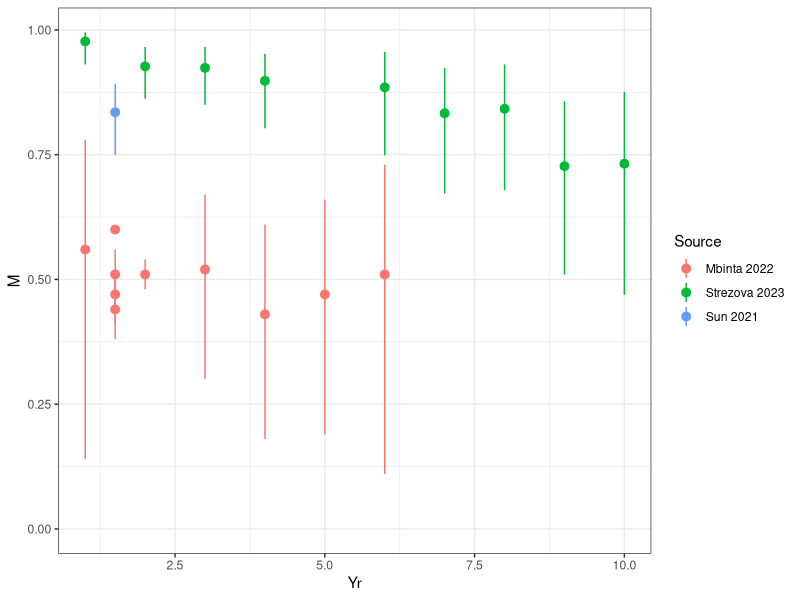
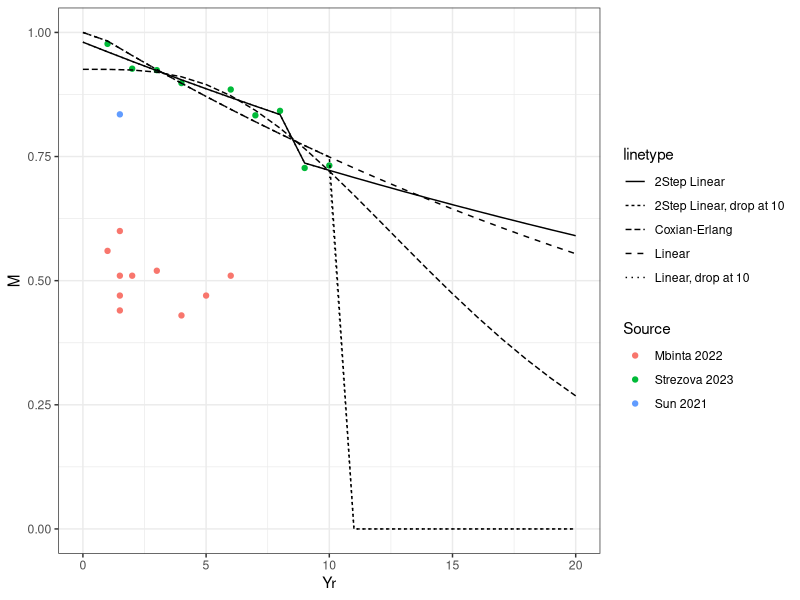

Source code (R) for these figures, in order:
library(tidyverse)
library(readxl)


theme_set(theme_bw())


dat_ve <- read_xlsx(here::here("data", "VE.xlsx"), sheet = 1) %>% 
  filter(Use) %>% 
  filter(Type == "HZ") %>% 
  mutate(
    M = M / 100,
    L = L / 100, 
    U = U / 100,
    Yr = gsub("yr", "", `Sub-group`),
    Yr = ifelse(is.na(Yr), 1.5, as.numeric(Yr))
  )




dat_ve %>% 
  ggplot() + 
  geom_pointrange(aes(x = Yr, y = M, ymax = U, ymin = L, colour = Source)) + 
  expand_limits(y = 0)



fit_loglin <- lm(log(M) ~ Yr, data = dat_ve %>% filter(!Realworld))
fit_step2<- lm(log(M) ~ Yr + (Yr >= 9), data = dat_ve %>% filter(!Realworld))

fit_ce <- read_csv(here::here("pars", "sims_ve_zlgamma.csv")) %>% 
  group_by(Yr) %>% 
  summarise(f_ga = mean(VE))


proj <- tibble(Yr = 0:100) %>% 
  mutate(
    f_l = exp(predict(fit_loglin, .)),
    f_l = pmin(1, f_l),
    f_s2 = exp(predict(fit_step2, .)),
    f_s2 = pmin(1, f_s2),
    f_l_d10 = ifelse(Yr > 10, 0, f_s2),
    f_s2_d10 = ifelse(Yr > 10, 0, f_l)
  ) %>% 
  left_join(fit_ce)


proj %>% 
  filter(Yr <= 20) %>% 
  ggplot() +
  geom_point(data = dat_ve, aes(x = Yr, y = M, colour = Source)) +
  geom_line(aes(x = Yr, y = f_l, linetype = "Linear")) +
  geom_line(aes(x = Yr, y = f_s2, linetype = "2Step Linear")) +
  # geom_line(aes(x = Yr, y = f_l * 0.87, linetype = "Linear")) +
  # geom_line(aes(x = Yr, y = f_s2 * 0.87, linetype = "2Step Linear")) +
  # geom_line(aes(x = Yr, y = f_ga * 0.90, linetype = "Coxian-Erlang")) +
  geom_line(aes(x = Yr, y = f_l_d10, linetype = "Linear, drop at 10")) +
  geom_line(aes(x = Yr, y = f_s2_d10, linetype = "2Step Linear, drop at 10")) +
  geom_line(aes(x = Yr, y = f_ga, linetype = "Coxian-Erlang")) +
  expand_limits(y = 0)


## Output to parameters -----

ve0 <- crossing(Age = 0:100, AgeVac = 0:100) %>% 
  filter(Age >= AgeVac) %>% 
  mutate(
    TypeVac = "Shingrix",
    Yr = Age - AgeVac
  )

ve_nic <- ve0 %>% 
  left_join(proj %>% select(Yr, VE_Trial = f_l) %>% mutate(VE_Real = VE_Trial * 0.87)) %>% 
  pivot_longer(starts_with("VE"), names_pattern = "VE_(\\w+)", names_to = "Type", values_to = "VE") %>% 
  mutate(IC = F) %>% 
  select(-Yr) %>% 
  arrange(Type, Age, AgeVac)

save(ve_nic, file = here::here("pars", "ves_linear.rdata"))


ve_nic <- ve0 %>% 
  left_join(proj %>% select(Yr, VE_Trial = f_s2) %>% mutate(VE_Real = VE_Trial * 0.87)) %>% 
  pivot_longer(starts_with("VE"), names_pattern = "VE_(\\w+)", names_to = "Type", values_to = "VE") %>% 
  mutate(IC = F) %>% 
  select(-Yr) %>% 
  arrange(Type, Age, AgeVac)

save(ve_nic, file = here::here("pars", "ves_2step.rdata"))


ve_nic <- ve0 %>% 
  left_join(proj %>% select(Yr, VE_Trial = f_ga) %>% mutate(VE_Real = VE_Trial * 0.90)) %>% 
  pivot_longer(starts_with("VE"), names_pattern = "VE_(\\w+)", names_to = "Type", values_to = "VE") %>% 
  mutate(IC = F) %>% 
  select(-Yr) %>% 
  arrange(Type, Age, AgeVac)

save(ve_nic, file = here::here("pars", "ves_ce.rdata"))


ve_nic <- ve0 %>% 
  left_join(proj %>% select(Yr, VE_Trial = f_l_d10) %>% mutate(VE_Real = VE_Trial * 0.87)) %>% 
  pivot_longer(starts_with("VE"), names_pattern = "VE_(\\w+)", names_to = "Type", values_to = "VE") %>% 
  mutate(IC = F) %>% 
  select(-Yr) %>% 
  arrange(Type, Age, AgeVac)

save(ve_nic, file = here::here("pars", "ves_linear_drop10.rdata"))


ve_nic <- ve0 %>% 
  left_join(proj %>% select(Yr, VE_Trial = f_s2_d10) %>% mutate(VE_Real = VE_Trial * 0.87)) %>% 
  pivot_longer(starts_with("VE"), names_pattern = "VE_(\\w+)", names_to = "Type", values_to = "VE") %>% 
  mutate(IC = F) %>% 
  select(-Yr) %>% 
  arrange(Type, Age, AgeVac)

save(ve_nic, file = here::here("pars", "ves_2step_drop10.rdata"))

